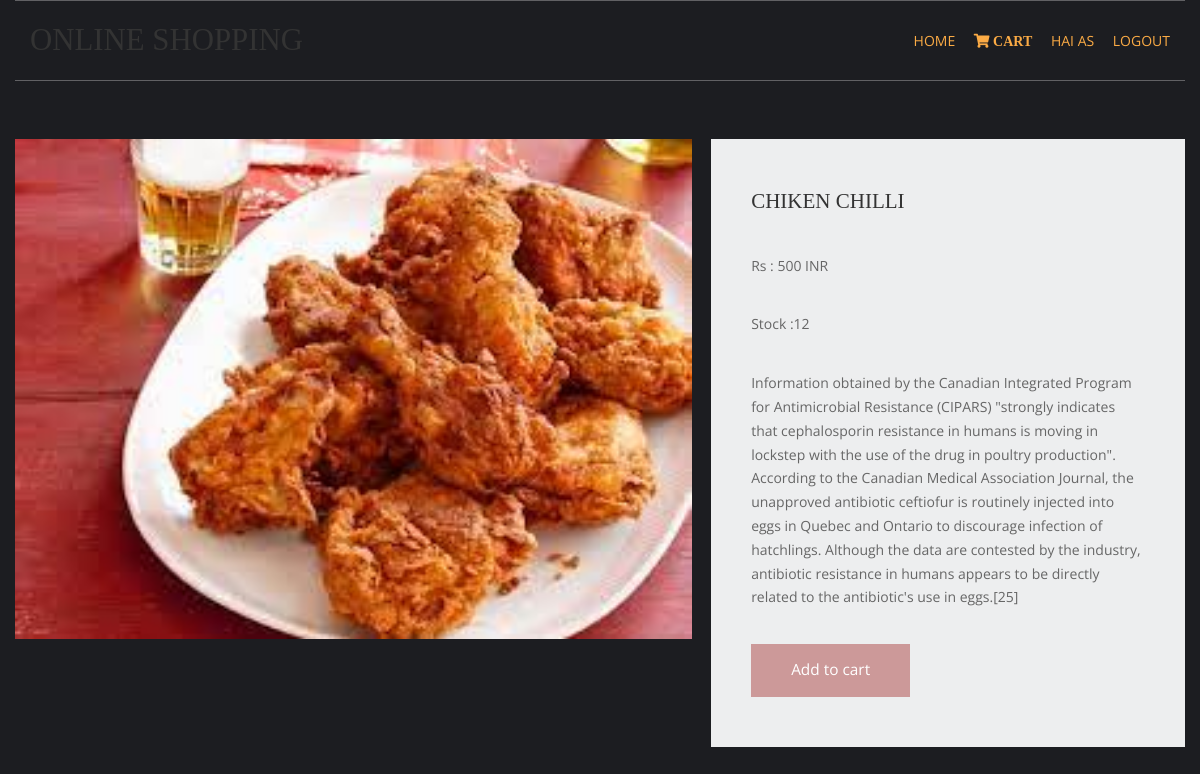
The app's page /chicken/chiken-chilli (signed in) with its own data.
### shopapp/models.py (models this page shows, shortened)
class product(models.Model):
    name=models.CharField(max_length=225,unique=True)
    slug=models.SlugField(max_length=225,unique=True)
    img=models.ImageField(upload_to='product')
    des=models.TextField()
    stock=models.IntegerField()
    available=models.BooleanField()
    price=models.IntegerField()
    cata=models.ForeignKey(catag,on_delete=models.CASCADE)

### shopapp/views.py (the view)
# urls.py: path('<slug:slugs>/<slug:prdslug>',views.prddetails,name='detail'),
def prddetails(requst,slugs,prdslug):
    try:
        prod=product.objects.get(cata__slug=slugs,slug=prdslug)
    except Exception as e:
        raise e
    return render(requst,'item.html',{'pr':prod})

### carts/context_processor.py (called while the page is built)
def count(request):
    itemcount=0;
    if 'admin' in request.path:
        return {}
    else:
        try:
           ct=cartlist.objects.filter(cartid=cartidd(request))
           cti=item.objects.all().filter(cart=ct[:1])
           for c in cti:
               itemcount+=c.qlt
        except cartlist.DoesNotExist:
            itemcount=0
        return dict(its=itemcount)

### carts/views.py (called while the page is built)
def cartidd(request):
    cid=request.session.session_key
    if not cid:
        cid=request.session_create()
    return cid

### templates/item.html (shortened to what this page needs)
{% extends 'base.html' %}
{% load static %}
{% block content %}
    <link href="{% static 'pr/fontawesome/css/all.min.css'%}" rel="stylesheet" />
    <link href="{% static 'pr/css/templatemo-comparto.css'%}" rel="stylesheet" />
</head>
<body>
  <br><br>
        <section class="tm-mb-1" id="about">
            <div class="tm-row tm-about-row">
                <div class="tm-section-1-l">
                    <img src="{{pr.img.url}}" alt="About image" class="tm-img-responsive" style="width:700;height:500;">
                </div>
                <article class="tm-section-1-r tm-bg-color-8">
                    <h2 class="tm-mb-2 tm-title-color">{{pr.name}}</h2>
                    <p>Rs  : {{pr.price}} INR</p>
                     <p>Stock :{{pr.stock}}</p>
                     <p>{{pr.des}}</p>
{% if pr.stock <= 0 %}
                    <h1 style="color:red;">OOOPS OUT OFSTOCK!</h1>
                        {% else %}
                    <a href="{% url 'addcarts' pr.id %}" class="tm-btn tm-btn-1 tm-link-to-services">Add to cart</a>
  {% endif %}
                </article>
            </div>
        </section>
{% endblock %}

### static/hm/layout/styles/layout.css (style rules this page uses)
*, *::before, *::after { transition:all .3s ease-in-out; }
body { color:#A5A6AA; background-color:#1C1D21; }
a { color:#FBAB45; }

### static/pr/css/templatemo-comparto.css (style rules this page uses)
*, *::before, *::after { box-sizing: border-box; outline: none; }
ul, h1, h2, h3, h4, p, figure { padding: 0; margin: 0; }
body { font-family: 'Open Sans', Arial, sans-serif; font-size: 18px; overflow-x: hidden; padding-left: 15px; padding-right: 15px; margin: 0; }
h2 { font-size: 1.5rem; }
a { transition: all 0.3s ease; text-decoration: none; }
p { color: #666; line-height: 1.7; margin-bottom: 35px; }
h1, h2, h3, h4, h5, h6 { color: #333; }
.tm-mb-1 { margin-bottom: 20px; }
.tm-mb-2 { margin-bottom: 40px; }
.tm-bg-color-8 { background-color: #EDEEEF; }
.tm-img-responsive { max-width: 100%; height: auto; }
.tm-section-1-l { width: 57.85%; margin-right: 1.65%; }
.tm-section-1-r { padding: 50px 40px; width: 40.5%; }
.tm-row { display: flex; }
.tm-btn { display: inline-block; padding: 15px 40px; font-size: 1.1rem; border: none; background-color: #CC9999; color: white; }
a { color: #666; }

### static/hm/layout/styles/framework.css (style rules this page uses)
html { overflow-y:scroll; overflow-x:hidden; }
html, body { margin:0; padding:0; font-size:14px; line-height:1.6em; }
*, *::before, *::after { box-sizing:border-box; }
a { outline:none; text-decoration:none; }
img { width:auto; max-width:100%; height:auto; margin:0; padding:0; border:none; line-height:normal; vertical-align:middle; }
body, input, textarea, select { font-family:Verdana, Geneva, sans-serif; }
h1, h2, h3, h4, h5, h6, .heading { font-family:Georgia, "Times New Roman", Times, serif; }
::placeholder { opacity:1; }
h1, h2, h3, h4, h5, h6, .heading { margin:0 0 20px 0; font-size:1.4rem; line-height:normal; font-weight:normal; text-transform:uppercase; }
address, article, aside, figcaption, figure, footer, header, main, nav, section { display:block; margin:0; padding:0; }

### records on screen
product: img (picture), name "CHIKEN CHILLI", price "500", stock "12", des "Information obtained by the Canadian Integrated Program for Antimicrobial Resistance (CIPARS) \"strongly indicates that cephalosporin resistance in humans is moving in lockstep with the use of the drug in poultry production\". According to the Canadian Medical Association Journal, the unapproved antibiotic ceftiofur is routinely injected into eggs in Quebec and Ontario to discourage infection of hatchlings. Although the data are contested by the industry, antibiotic resistance in humans appears to be directly related to the antibiotic's use in eggs.[25]"

### other values on screen
{{ request.session.username }} "AS"
